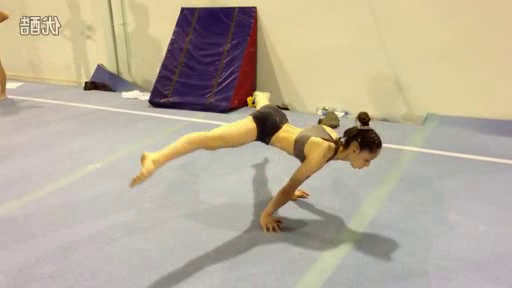
#> input picture frame 9 of assets/flipped_amazing.avi, 512 x 288 px, given in place of amazing.flv, which was not available
$ python tutorial2.py
#> lines starting #> are read from the running program, lines starting #| are printed output that depends on the picture
# 读取本地视频文件，翻转和保存视频
import cv2 as cv
import numpy as np

video = cv.VideoCapture("./assets/amazing.flv")

# Fourcc 就是一个4字节码，用来确定视频的编码格式
fourcc = cv.VideoWriter_fourcc(*"XVID")
# 设置视频保存都 文件名， 编码格式， 帧率， 视频分辨率(通过读取frame.shape获得)
out = cv.VideoWriter("./assets/flipped_amazing.avi", fourcc, 25, (512, 288))

while True:
    # 读取视频，frame表示第一帧的图片，ret表示视频的信息
    ret, frame = video.read()
#> frame is the input picture: shape (288, 512, 3); mean B, G, R 153.6, 173.5, 184.5

    # 读取到最后
    if frame is None:
        break
    # 通过获得frame图片的信息 (288,512,3) 高为288，宽为512，色彩深度为3
    print(frame.shape)
#| (288, 512, 3)
    # 翻转视频。 0 表示180倒置翻转，1 表示镜像翻转
    flip_frame = cv.flip(frame, 1)
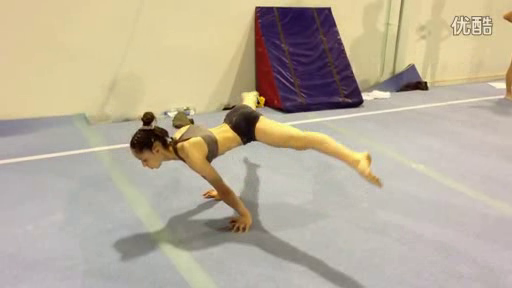
#> flip_frame: shape (288, 512, 3); mean B, G, R 153.6, 173.5, 184.5

    # 显示每一帧图片
    cv.imshow("flip frame", flip_frame)
    cv.imshow("frame", frame)

    # 保存视频
    out.write(flip_frame)

    # 如果cv.waitKey()中的参数小于1的时候，画面停止，就是属于无限等待输入，输入的频率越快，播放的速度就越快
    key = cv.waitKey(30) & 0xFF
#> (key Esc is pressed here)
    # 按ESC退出
    if key == 27:
        break

# 释放资源
video.release()
out.release()
# 销毁窗体
cv.destroyAllWindows()

$ run again, starting later in the video
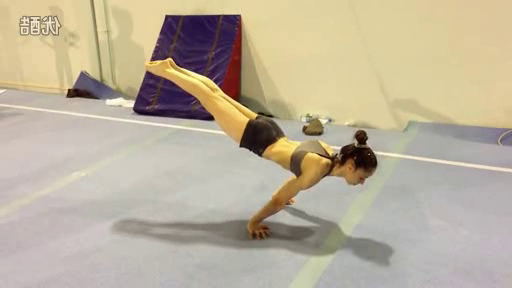
#> input picture frame 43 of assets/flipped_amazing.avi, 512 x 288 px, given in place of amazing.flv, which was not available
#> frame is the input picture: shape (288, 512, 3); mean B, G, R 155.1, 176.3, 187.4
#| (288, 512, 3)
#> `flip_frame = cv.flip(frame, 1)`:
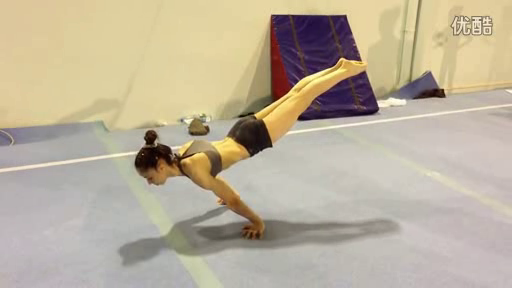
#> flip_frame: shape (288, 512, 3); mean B, G, R 155.1, 176.3, 187.4

$ run again, starting later in the video
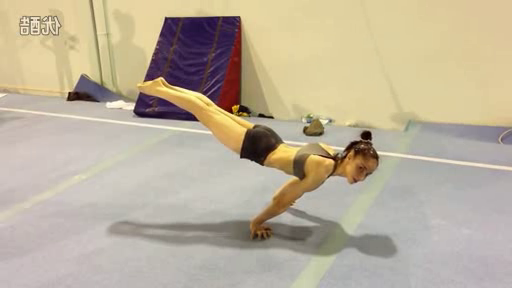
#> input picture frame 76 of assets/flipped_amazing.avi, 512 x 288 px, given in place of amazing.flv, which was not available
#> frame is the input picture: shape (288, 512, 3); mean B, G, R 154.8, 176.2, 187.8
#| (288, 512, 3)
#> `flip_frame = cv.flip(frame, 1)`:
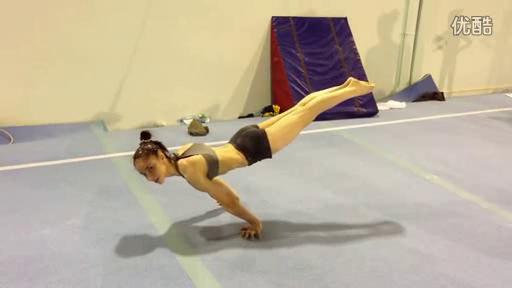
#> flip_frame: shape (288, 512, 3); mean B, G, R 154.8, 176.2, 187.8
